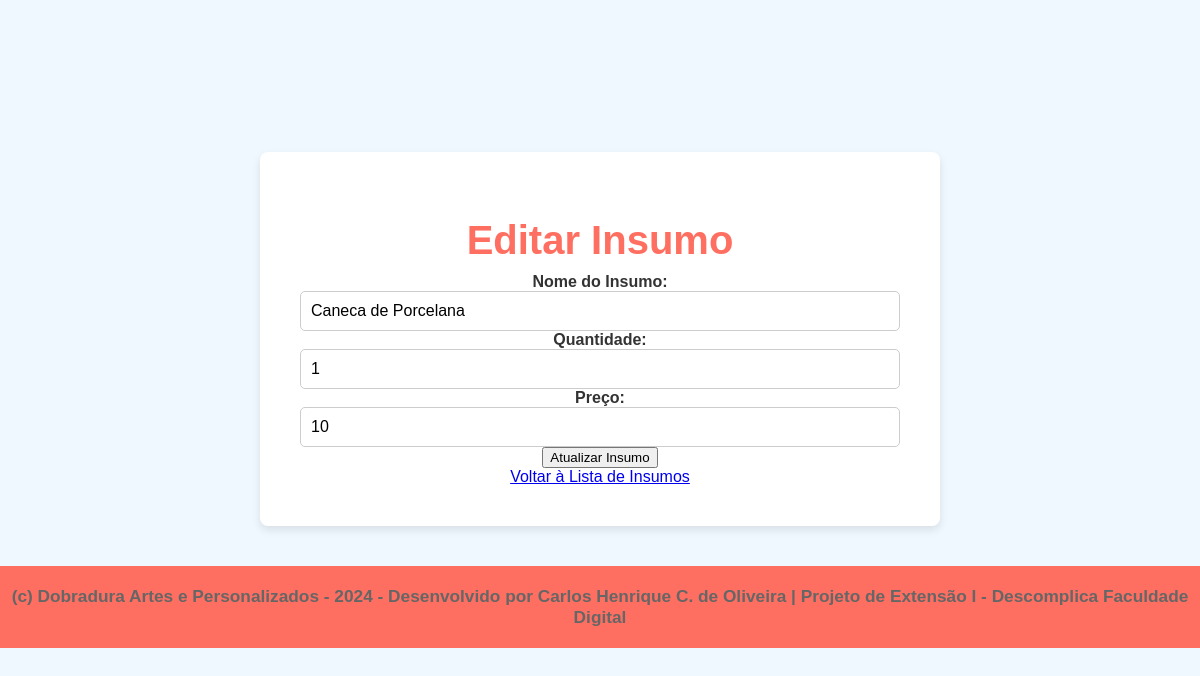
Page /editar_insumo.php?id=3 on the committed database.
### tables this page shows
CREATE TABLE insumos (
        id INTEGER PRIMARY KEY AUTOINCREMENT,
        nome TEXT NOT NULL,
        quantidade FLOAT NOT NULL,
        preco FLOAT NOT NULL
    );

### editar_insumo.php (the view, shortened to what this page needs)
<?php
require 'database.php';
$id = $_GET['id'];
$sql = "SELECT * FROM insumos WHERE id = :id";
$stmt = $db->prepare($sql);
$stmt->bindParam(':id', $id);
$stmt->execute();
$insumo = $stmt->fetch(PDO::FETCH_ASSOC);
?>
<!DOCTYPE html>
<html lang="pt-BR">
<head>
    <link rel="stylesheet" href="style.css">
</head>
<body>
    <div class="container">
        <h1>Editar Insumo</h1>
        <form method="POST" action="">
            <label for="nome">Nome do Insumo:</label>
            <input type="text" id="nome" name="nome" value="<?php echo htmlspecialchars($insumo['nome']); ?>" required>
            <label for="quantidade">Quantidade:</label>
            <input type="number" step="any" id="quantidade" name="quantidade" value="<?php echo htmlspecialchars($insumo['quantidade']); ?>" required>
            <label for="preco">Preço:</label>
            <input type="number" step="any" id="preco" name="preco" value="<?php echo htmlspecialchars($insumo['preco']); ?>" required>
            <button type="submit">Atualizar Insumo</button>
        </form>
        <a href="listar_insumos.php" class="button voltar">Voltar à Lista de Insumos</a>
    </div>
    <footer>
        <p><strong>(c) Dobradura Artes e Personalizados - 2024 - Desenvolvido por Carlos Henrique C. de Oliveira | Projeto de Extensão I - Descomplica Faculdade Digital</strong></p>
    </footer>
</body>
</html>

### style.css (style rules this page uses)
body { font-family: Arial, sans-serif; background-color: #f0f8ff; color: #333; margin: 0; padding: 0; display: flex; flex-direction: column; justify-content: center; align-items: center; min-height: 100vh; }
.container { text-align: center; background-color: #fff; padding: 40px; border-radius: 8px; box-shadow: 0px 4px 8px rgba(0, 0, 0, 0.1); max-width: 600px; margin-bottom: 40px; }
footer { background-color: #ff6f61; color: white; text-align: center; padding: 15px 0; width: 100%; font-size: 0.9em; position: relative; bottom: 0; }
footer p { margin: 5px; }
h1 { font-size: 2.5em; color: #ff6f61; margin-bottom: 10px; }
p { font-size: 1.2em; color: #666; margin-bottom: 30px; }
label { font-weight: bold; margin-bottom: 5px; }
input[type="text"], input[type="number"] { padding: 10px; border: 1px solid #ccc; border-radius: 5px; font-size: 16px; width: 100%; box-sizing: border-box; }

### rows in the picture
insumos: nome "Caneca de Porcelana", quantidade "1", preco "10"
